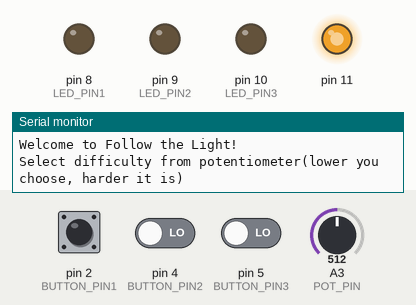
A sketch run on a simulated Arduino Uno, built with avr-gcc and run on an emulated ATmega328P. On the bench: output pins drawn as LEDs (lit = HIGH), the last lines printed to the serial monitor. Inputs (shaded band) come from the test bench; at power-on: pin 2 (BUTTON_PIN1) LOW, pin 4 (BUTTON_PIN2) LOW, pin 5 (BUTTON_PIN3) LOW, A3 (POT_PIN) = 512. Random numbers use the default seed unless the sketch sets one.

Above: at 1.2 s.
1.3 s: pin 2 (BUTTON_PIN1) pulled HIGH for 0.15 s
At 3.6 s:
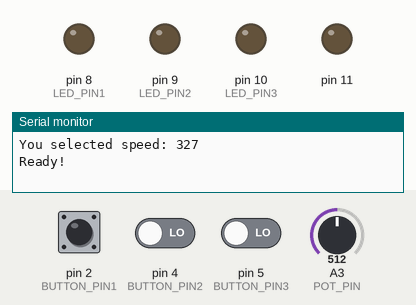
7.3 s: pin 2 (BUTTON_PIN1) pulled HIGH for 1 s
At 8.35 s:
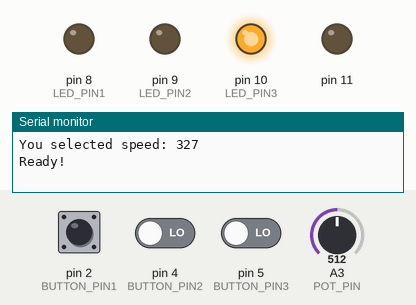
16.3 s: pin 2 (BUTTON_PIN1) pulled HIGH for 0.15 s
At 17.3 s:
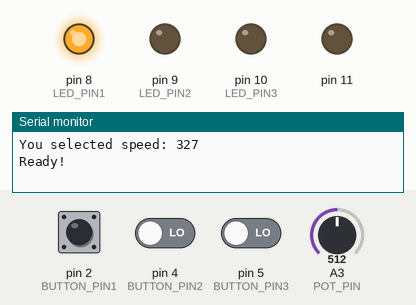
Timing chart, 0 to 25.3 s (numbered marks = the images above; inputs shaded):
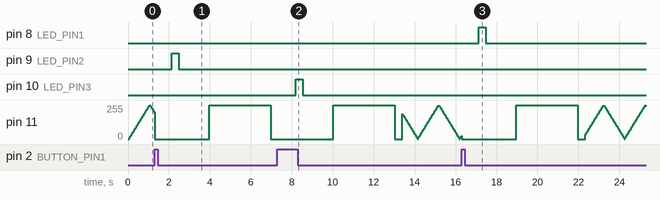

Measured:
- after the input at 1.3 s, pin 9 (LED_PIN2): LOW → HIGH after 0.85 s, → LOW 0.33 s later
- after the input at 7.3 s, pin 10 (LED_PIN3): LOW → HIGH after 0.90 s, → LOW 0.33 s later
- after the input at 16.3 s, pin 8 (LED_PIN1): LOW → HIGH after 0.84 s, → LOW 0.33 s later

The sketch:

progetto01.ino
```cpp
//Progetto di Riccardo Marchi, Marco Modigliani, Simone Venturi

#include <stdlib.h>
#include "Button.h"
#include "ButtonImpl.h"
#include "Light.h"
#include "Led.h"
#include "Potentiometer.h"
#include "AnalogLight.h"
#include "AnalogLed.h"

#define LED_PIN1 8
#define LED_PIN2 9
#define LED_PIN3 10
#define LED_FADE_BUTTON 11
#define BUTTON_PIN1 2
#define BUTTON_PIN2 4
#define BUTTON_PIN3 5
#define BUTTON_PIN 2
#define POT_PIN A3
#define MAXLEVEL 50

Light* led1;
Light* led2;
Light* led3;
AnalogLight* ledFading;
Button* button1;
Button* button2;
Button* button3;
Potentiometer* potentiometer;
int currIntensity = 0;
int fadeAmount = 5;
int level = 0;
int but1Stand = 0;
int but2Stand = 0;
int but3Stand = 0;
int score = 0;
int gameSpeed = 0;
int timeout = 0;
unsigned long mill = 0;
volatile bool start = true;
volatile bool finish = false;
volatile bool keepGoing = true;
int list[MAXLEVEL];

void setup() {
  led1 = new Led(LED_PIN1);
  led2 = new Led(LED_PIN2);
  led3 = new Led(LED_PIN3);
  button1 = new ButtonImpl(BUTTON_PIN1);
  button2 = new ButtonImpl(BUTTON_PIN2);
  button3 = new ButtonImpl(BUTTON_PIN3);
  ledFading = new AnalogLed(LED_FADE_BUTTON);
  potentiometer = new Potentiometer(POT_PIN);
  Serial.begin(9600);
}

void loop() {
  if(start == true){
    EIFR |= (1 << INTF0);
    Serial.println("Welcome to Follow the Light!");
    Serial.println("Select difficulty from potentiometer(lower you choose, harder it is)");
    attachInterrupt(digitalPinToInterrupt(BUTTON_PIN), buttonInterrupt, RISING);
    fade();
    gameSpeed = map(potentiometer->readInput(),0,1023,0,255) + 200;
    Serial.print("You selected speed: ");
    Serial.println(gameSpeed);
    score = 0;
    detachInterrupt(0);
    Serial.println("Ready!");
  }
  ledFading -> setIntensity(0);
  delay(500);
  list[level] = getRand();

  showSequence();

  timeout = level * 1500;
  mill = millis();
  keepGoing = true;

  checkInputSequence();

  score = score + level;
  finish = false;
  delay(gameSpeed);
}


int getRand(){
  int ran = rand()%3 + 1;
  if(ran == 1){
    return LED_PIN1;
  } else if(ran == 2){
    return LED_PIN2;
  } else {
    return LED_PIN3;
  }
}

void fade(){
  while( start == true){
    ledFading -> setIntensity(currIntensity);
    currIntensity = currIntensity + fadeAmount;
    if (currIntensity == 0 || currIntensity == 255) {
      fadeAmount = -fadeAmount ;
    }
    delay(20);
  }
}

void buttonInterrupt(){
  start = false;
}

void lost(){
  finish = true;
  start = true;
  level = 0;
  score = score * (456 - gameSpeed);
  Serial.print("Game Over - Score: ");
  Serial.println(score);
  ledFading -> setIntensity(255);
  delay(3000);
  ledFading -> setIntensity(0);
}

void showSequence() {
  for (int i = 0; i <= level; i++) {
    Light* led;
    switch(list[i]) {
      case LED_PIN1:{
        led = led1;
        break;
      }
      case LED_PIN2:{
        led = led2;
        break;
      }
      case LED_PIN3:{
        led = led3;
        break;
      }
    }
    delay(gameSpeed);
    led -> switchOn();
    delay(gameSpeed);
    led -> switchOff();
  }
  level++;
}

void checkInputSequence(){
  for(int i = 0; i < level; i++){
    keepGoing = true;
    while(!finish && keepGoing){
      but1Stand = button1 -> standing();
      but2Stand = button2 -> standing();
      but3Stand = button3 -> standing();
      checkTO();
      checkBut1(i);
      checkBut2(i);
      checkBut3(i);
    }
  }
}

void checkTO(){
  if(millis() - mill >= timeout){
    lost();
  }
}

void checkBut1(int spot){
  if(but1Stand == HIGH){
    delay(500);
    if(list[spot] == LED_PIN1){
      keepGoing = false;
    } else {
      lost();
    }
  }
}

void checkBut2(int spot){
  if(but2Stand == HIGH){
    delay(500);
    if(list[spot] == LED_PIN2){
      keepGoing = false;
    } else {
      lost();
    }
  }
}

void checkBut3(int spot){
  if(but3Stand == HIGH){
    delay(500);
    if(list[spot] == LED_PIN3){
      keepGoing = false;
    } else {
      lost();
    }
  }
}
```

AnalogLed.cpp
```cpp
#include "AnalogLed.h"
#include "Arduino.h"

AnalogLed::AnalogLed(int pin){
  this->pin = pin;
  pinMode(pin,OUTPUT);
}

void AnalogLed::setIntensity(int intensity){
  analogWrite(pin,intensity);
}
```

AnalogLed.h
```cpp
#ifndef __ANALOGLED__
#define __ANALOGLED__

#include "AnalogLight.h"

class AnalogLed: public AnalogLight {
public:
  AnalogLed(int pin);
  void setIntensity(int intensity);
private:
  int pin;
};

#endif
```

AnalogLight.h
```cpp
#ifndef __ANALOGLIGHT__
#define __ANALOGLIGHT__

class AnalogLight {
public:
  virtual void setIntensity(int intensity) = 0;
};

#endif
```

Button.h
```cpp
#ifndef __BUTTON__
#define __BUTTON__

class Button {

public:
  virtual int standing() = 0;
};

#endif
```

ButtonImpl.cpp
```cpp
#include "ButtonImpl.h"
#include "Arduino.h"

ButtonImpl::ButtonImpl(int pin){
  this->pin = pin;
  pinMode(pin, INPUT);
}

int ButtonImpl::standing(){
  return digitalRead(pin);
}
```

ButtonImpl.h
```cpp
#ifndef __BUTTONIMPL__
#define __BUTTONIMPL__

#include "Button.h"

class ButtonImpl: public Button {

public:
  ButtonImpl(int pin);
  int standing();

private:
  int pin;

};

#endif
```

Led.cpp
```cpp
#include "Led.h"
#include "Arduino.h"

Led::Led(int pin){
  this->pin = pin;
  pinMode(pin,OUTPUT);
}

void Led::switchOn(){
  digitalWrite(pin,HIGH);
}

void Led::switchOff(){
  digitalWrite(pin,LOW);
}
```

Led.h
```cpp
#ifndef __LED__
#define __LED__

#include "Light.h"

class Led: public Light {
public:
  Led(int pin);
  void switchOn();
  void switchOff();
private:
  int pin;
};

#endif
```

Light.h
```cpp
#ifndef __LIGHT__
#define __LIGHT__

class Light {
public:
  virtual void switchOn() = 0;
  virtual void switchOff() = 0;
};

#endif
```

Potentiometer.cpp
```cpp
#include "Potentiometer.h"
#include "Arduino.h"

Potentiometer::Potentiometer(int pin){
  this->pin = pin;
  pinMode(pin,INPUT);
}

int Potentiometer::readInput(){
  return analogRead(pin);
}
```

Potentiometer.h
```cpp
#ifndef __POTENTIOMETER__
#define __POTENTIOMETER__

class Potentiometer {
public:
  Potentiometer(int pint);
  int readInput();
private:
  int pin;
};

#endif
```
